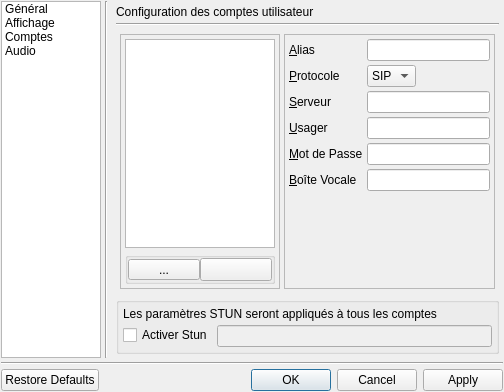
<ui version="4.0" >
 <author>Jérémy Quentin</author>
 <class>ConfigurationDialog</class>
 <widget class="QDialog" name="ConfigurationDialog" >
  <property name="geometry" >
   <rect>
    <x>0</x>
    <y>0</y>
    <width>504</width>
    <height>392</height>
   </rect>
  </property>
  <property name="minimumSize" >
   <size>
    <width>0</width>
    <height>0</height>
   </size>
  </property>
  <property name="windowTitle" >
   <string>Dialog</string>
  </property>
  <layout class="QVBoxLayout" name="verticalLayout" >
   <property name="margin" >
    <number>1</number>
   </property>
   <item>
    <layout class="QHBoxLayout" name="horizontalLayoutDialog" >
     <property name="sizeConstraint" >
      <enum>QLayout::SetDefaultConstraint</enum>
     </property>
     <item>
      <widget class="QListWidget" name="listOptions" >
       <property name="sizePolicy" >
        <sizepolicy vsizetype="Expanding" hsizetype="Preferred" >
         <horstretch>0</horstretch>
         <verstretch>0</verstretch>
        </sizepolicy>
       </property>
       <property name="minimumSize" >
        <size>
         <width>100</width>
         <height>300</height>
        </size>
       </property>
       <property name="maximumSize" >
        <size>
         <width>100</width>
         <height>16777215</height>
        </size>
       </property>
       <property name="sizeIncrement" >
        <size>
         <width>0</width>
         <height>0</height>
        </size>
       </property>
       <property name="mouseTracking" >
        <bool>false</bool>
       </property>
       <property name="contextMenuPolicy" >
        <enum>Qt::DefaultContextMenu</enum>
       </property>
       <property name="acceptDrops" >
        <bool>false</bool>
       </property>
       <property name="layoutDirection" >
        <enum>Qt::LeftToRight</enum>
       </property>
       <property name="autoFillBackground" >
        <bool>true</bool>
       </property>
       <property name="autoScrollMargin" >
        <number>16</number>
       </property>
       <property name="editTriggers" >
        <set>QAbstractItemView::AllEditTriggers</set>
       </property>
       <property name="dragEnabled" >
        <bool>true</bool>
       </property>
       <property name="iconSize" >
        <size>
         <width>200</width>
         <height>200</height>
        </size>
       </property>
       <property name="textElideMode" >
        <enum>Qt::ElideMiddle</enum>
       </property>
       <property name="verticalScrollMode" >
        <enum>QAbstractItemView::ScrollPerItem</enum>
       </property>
       <property name="horizontalScrollMode" >
        <enum>QAbstractItemView::ScrollPerItem</enum>
       </property>
       <property name="movement" >
        <enum>QListView::Static</enum>
       </property>
       <property name="flow" >
        <enum>QListView::TopToBottom</enum>
       </property>
       <property name="resizeMode" >
        <enum>QListView::Adjust</enum>
       </property>
       <property name="layoutMode" >
        <enum>QListView::SinglePass</enum>
       </property>
       <property name="viewMode" >
        <enum>QListView::IconMode</enum>
       </property>
       <property name="modelColumn" >
        <number>0</number>
       </property>
       <property name="uniformItemSizes" >
        <bool>false</bool>
       </property>
       <property name="wordWrap" >
        <bool>false</bool>
       </property>
       <property name="sortingEnabled" >
        <bool>false</bool>
       </property>
       <item>
        <property name="text" >
         <string>Général</string>
        </property>
        <property name="icon" >
         <iconset resource="../../sflphone-qt/resources.qrc" >
          <normaloff>:/Images/sflphone.png</normaloff>:/Images/sflphone.png</iconset>
        </property>
       </item>
       <item>
        <property name="text" >
         <string>Affichage</string>
        </property>
        <property name="icon" >
         <iconset resource="../../sflphone-qt/resources.qrc" >
          <normaloff>:/Images/sflphone.png</normaloff>:/Images/sflphone.png</iconset>
        </property>
       </item>
       <item>
        <property name="text" >
         <string>Comptes</string>
        </property>
        <property name="icon" >
         <iconset resource="../../sflphone-qt/resources.qrc" >
          <normaloff>:/Images/stock_person.svg</normaloff>:/Images/stock_person.svg</iconset>
        </property>
       </item>
       <item>
        <property name="text" >
         <string>Audio</string>
        </property>
        <property name="icon" >
         <iconset resource="../../sflphone-qt/resources.qrc" >
          <normaloff>:/Images/icon_volume_off.svg</normaloff>:/Images/icon_volume_off.svg</iconset>
        </property>
       </item>
      </widget>
     </item>
     <item>
      <widget class="Line" name="lineOptions" >
       <property name="orientation" >
        <enum>Qt::Vertical</enum>
       </property>
      </widget>
     </item>
     <item>
      <widget class="QStackedWidget" name="stackedWidgetOptions" >
       <property name="currentIndex" >
        <number>2</number>
       </property>
       <widget class="QWidget" name="page_General" >
        <layout class="QVBoxLayout" name="verticalLayout_18" >
         <property name="leftMargin" >
          <number>4</number>
         </property>
         <item>
          <widget class="QLabel" name="label_ConfGeneral" >
           <property name="text" >
            <string>Configuration des paramètres généraux</string>
           </property>
          </widget>
         </item>
         <item>
          <widget class="Line" name="line_ConfGeneral" >
           <property name="orientation" >
            <enum>Qt::Horizontal</enum>
           </property>
          </widget>
         </item>
         <item>
          <widget class="QGroupBox" name="groupBox1_Historique" >
           <property name="sizePolicy" >
            <sizepolicy vsizetype="Fixed" hsizetype="Preferred" >
             <horstretch>0</horstretch>
             <verstretch>0</verstretch>
            </sizepolicy>
           </property>
           <property name="title" >
            <string>Historique des appels</string>
           </property>
           <layout class="QVBoxLayout" name="verticalLayout_19" >
            <item>
             <widget class="QWidget" native="1" name="widget_CapaciteHist" >
              <layout class="QHBoxLayout" name="horizontalLayout_10" >
               <item>
                <widget class="QLabel" name="label_Capacite" >
                 <property name="text" >
                  <string>&amp;Capacité</string>
                 </property>
                 <property name="buddy" >
                  <cstring>horizontalSlider</cstring>
                 </property>
                </widget>
               </item>
               <item>
                <widget class="QSlider" name="horizontalSlider" >
                 <property name="maximum" >
                  <number>100</number>
                 </property>
                 <property name="orientation" >
                  <enum>Qt::Horizontal</enum>
                 </property>
                </widget>
               </item>
               <item>
                <widget class="QSpinBox" name="spinBox_CapaciteHist" />
               </item>
              </layout>
             </widget>
            </item>
            <item>
             <widget class="QToolButton" name="toolButtonEffacerHist" >
              <property name="text" >
               <string>&amp;Effacer l'Historique</string>
              </property>
             </widget>
            </item>
           </layout>
          </widget>
         </item>
         <item>
          <widget class="QGroupBox" name="groupBox2_Connexion" >
           <property name="sizePolicy" >
            <sizepolicy vsizetype="Fixed" hsizetype="Preferred" >
             <horstretch>0</horstretch>
             <verstretch>0</verstretch>
            </sizepolicy>
           </property>
           <property name="title" >
            <string>Connexion</string>
           </property>
           <layout class="QFormLayout" name="formLayout_12" >
            <item row="0" column="0" >
             <widget class="QLabel" name="label_PortSIP" >
              <property name="text" >
               <string>Port SIP</string>
              </property>
             </widget>
            </item>
            <item row="0" column="1" >
             <widget class="QSpinBox" name="spinBox_PortSIP" />
            </item>
           </layout>
          </widget>
         </item>
         <item>
          <widget class="QWidget" native="1" name="widget_RemplissageConfGeneral" >
           <property name="sizePolicy" >
            <sizepolicy vsizetype="Expanding" hsizetype="Preferred" >
             <horstretch>0</horstretch>
             <verstretch>0</verstretch>
            </sizepolicy>
           </property>
          </widget>
         </item>
        </layout>
       </widget>
       <widget class="QWidget" name="page_Affichage" >
        <layout class="QVBoxLayout" name="verticalLayout_9" >
         <item>
          <widget class="QLabel" name="label_ConfAffichage" >
           <property name="sizePolicy" >
            <sizepolicy vsizetype="Fixed" hsizetype="Preferred" >
             <horstretch>0</horstretch>
             <verstretch>0</verstretch>
            </sizepolicy>
           </property>
           <property name="text" >
            <string>Configuration de l'affichage</string>
           </property>
          </widget>
         </item>
         <item>
          <widget class="Line" name="line_ConfAffichage" >
           <property name="orientation" >
            <enum>Qt::Horizontal</enum>
           </property>
          </widget>
         </item>
         <item>
          <widget class="QFrame" name="frameAffichage" >
           <property name="sizePolicy" >
            <sizepolicy vsizetype="Preferred" hsizetype="Preferred" >
             <horstretch>0</horstretch>
             <verstretch>0</verstretch>
            </sizepolicy>
           </property>
           <property name="frameShape" >
            <enum>QFrame::StyledPanel</enum>
           </property>
           <property name="frameShadow" >
            <enum>QFrame::Raised</enum>
           </property>
           <layout class="QVBoxLayout" name="verticalLayout_8" >
            <item>
             <widget class="QLabel" name="label1_Notifications" >
              <property name="sizePolicy" >
               <sizepolicy vsizetype="Fixed" hsizetype="Preferred" >
                <horstretch>0</horstretch>
                <verstretch>0</verstretch>
               </sizepolicy>
              </property>
              <property name="text" >
               <string>Activer les notifications du bureau</string>
              </property>
             </widget>
            </item>
            <item>
             <widget class="QWidget" native="1" name="widget1_Notifications" >
              <property name="sizePolicy" >
               <sizepolicy vsizetype="Fixed" hsizetype="Preferred" >
                <horstretch>0</horstretch>
                <verstretch>0</verstretch>
               </sizepolicy>
              </property>
              <layout class="QHBoxLayout" name="horizontalLayout_5" >
               <item>
                <widget class="QCheckBox" name="checkBox1_NotifAppels" >
                 <property name="text" >
                  <string>&amp;Appels entrants</string>
                 </property>
                </widget>
               </item>
               <item>
                <widget class="QCheckBox" name="checkBox2_NotifMessages" >
                 <property name="text" >
                  <string>&amp;Messages vocaux</string>
                 </property>
                </widget>
               </item>
              </layout>
             </widget>
            </item>
            <item>
             <widget class="QLabel" name="label2_FenetrePrincipale" >
              <property name="sizePolicy" >
               <sizepolicy vsizetype="Fixed" hsizetype="Preferred" >
                <horstretch>0</horstretch>
                <verstretch>0</verstretch>
               </sizepolicy>
              </property>
              <property name="text" >
               <string>Faire apparaître la fenêtre principale</string>
              </property>
             </widget>
            </item>
            <item>
             <widget class="QWidget" native="1" name="widget_FenetrePrincipale" >
              <property name="sizePolicy" >
               <sizepolicy vsizetype="Fixed" hsizetype="Preferred" >
                <horstretch>0</horstretch>
                <verstretch>0</verstretch>
               </sizepolicy>
              </property>
              <layout class="QHBoxLayout" name="horizontalLayout_6" >
               <item>
                <widget class="QCheckBox" name="checkBox1_FenDemarrage" >
                 <property name="text" >
                  <string>Au &amp;démarrage</string>
                 </property>
                </widget>
               </item>
               <item>
                <widget class="QCheckBox" name="checkBox2_FenAppel" >
                 <property name="text" >
                  <string>Lors d'un appel &amp;entrant</string>
                 </property>
                </widget>
               </item>
              </layout>
             </widget>
            </item>
            <item>
             <widget class="QWidget" native="1" name="widget_5" />
            </item>
           </layout>
          </widget>
         </item>
        </layout>
       </widget>
       <widget class="QWidget" name="page_Comptes" >
        <layout class="QVBoxLayout" name="verticalLayout_2" >
         <item>
          <widget class="QLabel" name="label_ConfComptes" >
           <property name="sizePolicy" >
            <sizepolicy vsizetype="Preferred" hsizetype="Preferred" >
             <horstretch>0</horstretch>
             <verstretch>0</verstretch>
            </sizepolicy>
           </property>
           <property name="text" >
            <string>Configuration des comptes utilisateur</string>
           </property>
          </widget>
         </item>
         <item>
          <widget class="Line" name="line_ConfComptes" >
           <property name="orientation" >
            <enum>Qt::Horizontal</enum>
           </property>
          </widget>
         </item>
         <item>
          <widget class="QWidget" native="1" name="widget1_ConfComptes" >
           <layout class="QHBoxLayout" name="horizontalLayout_3" >
            <item>
             <widget class="QFrame" name="frame1_ListeComptes" >
              <property name="minimumSize" >
               <size>
                <width>0</width>
                <height>0</height>
               </size>
              </property>
              <property name="maximumSize" >
               <size>
                <width>16777215</width>
                <height>16777215</height>
               </size>
              </property>
              <property name="frameShape" >
               <enum>QFrame::StyledPanel</enum>
              </property>
              <property name="frameShadow" >
               <enum>QFrame::Raised</enum>
              </property>
              <layout class="QVBoxLayout" name="verticalLayout_6" >
               <item>
                <widget class="QListWidget" name="listWidgetComptes" >
                 <property name="sizePolicy" >
                  <sizepolicy vsizetype="Expanding" hsizetype="Fixed" >
                   <horstretch>0</horstretch>
                   <verstretch>0</verstretch>
                  </sizepolicy>
                 </property>
                 <property name="minimumSize" >
                  <size>
                   <width>150</width>
                   <height>0</height>
                  </size>
                 </property>
                 <property name="maximumSize" >
                  <size>
                   <width>150</width>
                   <height>16777215</height>
                  </size>
                 </property>
                 <property name="dragEnabled" >
                  <bool>true</bool>
                 </property>
                </widget>
               </item>
               <item>
                <widget class="QGroupBox" name="groupBoxGestionComptes" >
                 <property name="sizePolicy" >
                  <sizepolicy vsizetype="Preferred" hsizetype="Preferred" >
                   <horstretch>0</horstretch>
                   <verstretch>0</verstretch>
                  </sizepolicy>
                 </property>
                 <property name="maximumSize" >
                  <size>
                   <width>16777215</width>
                   <height>16777215</height>
                  </size>
                 </property>
                 <property name="layoutDirection" >
                  <enum>Qt::RightToLeft</enum>
                 </property>
                 <property name="title" >
                  <string/>
                 </property>
                 <property name="alignment" >
                  <set>Qt::AlignRight|Qt::AlignTrailing|Qt::AlignVCenter</set>
                 </property>
                 <layout class="QHBoxLayout" name="horizontalLayout_2" >
                  <property name="spacing" >
                   <number>0</number>
                  </property>
                  <property name="margin" >
                   <number>0</number>
                  </property>
                  <item>
                   <widget class="QToolButton" name="buttonSupprimerCompte" >
                    <property name="sizePolicy" >
                     <sizepolicy vsizetype="Fixed" hsizetype="Preferred" >
                      <horstretch>0</horstretch>
                      <verstretch>0</verstretch>
                     </sizepolicy>
                    </property>
                    <property name="text" >
                     <string/>
                    </property>
                    <property name="icon" >
                     <iconset resource="../../sflphone-qt/resources.qrc" >
                      <normaloff>:/Images/hang_up.svg</normaloff>:/Images/hang_up.svg</iconset>
                    </property>
                    <property name="shortcut" >
                     <string>+</string>
                    </property>
                   </widget>
                  </item>
                  <item>
                   <widget class="QToolButton" name="buttonNouveauCompte" >
                    <property name="sizePolicy" >
                     <sizepolicy vsizetype="Fixed" hsizetype="Preferred" >
                      <horstretch>0</horstretch>
                      <verstretch>0</verstretch>
                     </sizepolicy>
                    </property>
                    <property name="sizeIncrement" >
                     <size>
                      <width>0</width>
                      <height>0</height>
                     </size>
                    </property>
                    <property name="text" >
                     <string>...</string>
                    </property>
                    <property name="icon" >
                     <iconset resource="../../sflphone-qt/resources.qrc" >
                      <normaloff>:/Images/accept.svg</normaloff>:/Images/accept.svg</iconset>
                    </property>
                   </widget>
                  </item>
                 </layout>
                 <zorder>buttonSupprimerCompte</zorder>
                 <zorder>toolButton</zorder>
                 <zorder>toolButton_2</zorder>
                 <zorder>buttonNouveauCompte</zorder>
                </widget>
               </item>
              </layout>
             </widget>
            </item>
            <item>
             <widget class="QFrame" name="frame2_EditComptes" >
              <property name="sizePolicy" >
               <sizepolicy vsizetype="Expanding" hsizetype="Expanding" >
                <horstretch>0</horstretch>
                <verstretch>0</verstretch>
               </sizepolicy>
              </property>
              <property name="frameShape" >
               <enum>QFrame::StyledPanel</enum>
              </property>
              <property name="frameShadow" >
               <enum>QFrame::Raised</enum>
              </property>
              <layout class="QFormLayout" name="formLayout_2" >
               <property name="fieldGrowthPolicy" >
                <enum>QFormLayout::ExpandingFieldsGrow</enum>
               </property>
               <item row="0" column="0" >
                <widget class="QLabel" name="label1_Alias" >
                 <property name="text" >
                  <string>&amp;Alias</string>
                 </property>
                 <property name="buddy" >
                  <cstring>edit1_Alias</cstring>
                 </property>
                </widget>
               </item>
               <item row="0" column="1" >
                <widget class="QLineEdit" name="edit1_Alias" >
                 <property name="minimumSize" >
                  <size>
                   <width>0</width>
                   <height>0</height>
                  </size>
                 </property>
                </widget>
               </item>
               <item row="1" column="0" >
                <widget class="QLabel" name="label2_Protocole" >
                 <property name="text" >
                  <string>&amp;Protocole</string>
                 </property>
                 <property name="buddy" >
                  <cstring>edit2_Protocole</cstring>
                 </property>
                </widget>
               </item>
               <item row="2" column="0" >
                <widget class="QLabel" name="label3_Serveur" >
                 <property name="text" >
                  <string>&amp;Serveur</string>
                 </property>
                 <property name="buddy" >
                  <cstring>edit3_Serveur</cstring>
                 </property>
                </widget>
               </item>
               <item row="3" column="0" >
                <widget class="QLabel" name="label4_Usager" >
                 <property name="text" >
                  <string>&amp;Usager</string>
                 </property>
                 <property name="buddy" >
                  <cstring>edit4_Usager</cstring>
                 </property>
                </widget>
               </item>
               <item row="4" column="0" >
                <widget class="QLabel" name="label5_Mdp" >
                 <property name="text" >
                  <string>&amp;Mot de Passe</string>
                 </property>
                 <property name="buddy" >
                  <cstring>edit5_Mdp</cstring>
                 </property>
                </widget>
               </item>
               <item row="5" column="0" >
                <widget class="QLabel" name="label6_BoiteVocale" >
                 <property name="text" >
                  <string>&amp;Boîte Vocale</string>
                 </property>
                 <property name="buddy" >
                  <cstring>edit6_BoiteVocale</cstring>
                 </property>
                </widget>
               </item>
               <item row="2" column="1" >
                <widget class="QLineEdit" name="edit3_Serveur" >
                 <property name="minimumSize" >
                  <size>
                   <width>0</width>
                   <height>0</height>
                  </size>
                 </property>
                </widget>
               </item>
               <item row="3" column="1" >
                <widget class="QLineEdit" name="edit4_Usager" />
               </item>
               <item row="4" column="1" >
                <widget class="QLineEdit" name="edit5_Mdp" >
                 <property name="echoMode" >
                  <enum>QLineEdit::Password</enum>
                 </property>
                </widget>
               </item>
               <item row="5" column="1" >
                <widget class="QLineEdit" name="edit6_BoiteVocale" />
               </item>
               <item row="1" column="1" >
                <widget class="QComboBox" name="edit2_Protocole" >
                 <item>
                  <property name="text" >
                   <string>SIP</string>
                  </property>
                 </item>
                 <item>
                  <property name="text" >
                   <string>IAX</string>
                  </property>
                 </item>
                </widget>
               </item>
              </layout>
             </widget>
            </item>
           </layout>
          </widget>
         </item>
         <item>
          <widget class="QGroupBox" name="groupBox_ConfComptesCommuns" >
           <property name="title" >
            <string/>
           </property>
           <layout class="QVBoxLayout" name="verticalLayout_10" >
            <item>
             <widget class="QLabel" name="label_ConfComptesCommus" >
              <property name="text" >
               <string>Les paramètres STUN seront appliqués à tous les comptes</string>
              </property>
             </widget>
            </item>
            <item>
             <layout class="QFormLayout" name="formLayoutConfComptesCommus" >
              <property name="fieldGrowthPolicy" >
               <enum>QFormLayout::ExpandingFieldsGrow</enum>
              </property>
              <item row="0" column="0" >
               <widget class="QCheckBox" name="checkBoxStun" >
                <property name="text" >
                 <string>Activer Stun</string>
                </property>
               </widget>
              </item>
              <item row="0" column="1" >
               <widget class="QLineEdit" name="lineEdit_Stun" >
                <property name="enabled" >
                 <bool>false</bool>
                </property>
               </widget>
              </item>
             </layout>
            </item>
           </layout>
          </widget>
         </item>
        </layout>
       </widget>
       <widget class="QWidget" name="page_Audio" >
        <layout class="QVBoxLayout" name="verticalLayout_5" >
         <item>
          <widget class="QLabel" name="label_ConfAudio" >
           <property name="sizePolicy" >
            <sizepolicy vsizetype="Fixed" hsizetype="Preferred" >
             <horstretch>0</horstretch>
             <verstretch>0</verstretch>
            </sizepolicy>
           </property>
           <property name="text" >
            <string>Configuration des paramètres audio</string>
           </property>
          </widget>
         </item>
         <item>
          <widget class="Line" name="line_ConfAudio" >
           <property name="orientation" >
            <enum>Qt::Horizontal</enum>
           </property>
          </widget>
         </item>
         <item>
          <widget class="QGroupBox" name="groupBox1_Audio" >
           <property name="title" >
            <string/>
           </property>
           <layout class="QFormLayout" name="formLayout_3" >
            <item row="0" column="0" >
             <widget class="QLabel" name="label_Interface" >
              <property name="text" >
               <string>&amp;Interface audio</string>
              </property>
              <property name="buddy" >
               <cstring>comboBox_Interface</cstring>
              </property>
             </widget>
            </item>
            <item row="0" column="1" >
             <widget class="QComboBox" name="comboBox_Interface" >
              <property name="minimumSize" >
               <size>
                <width>100</width>
                <height>0</height>
               </size>
              </property>
              <item>
               <property name="text" >
                <string>ALSA</string>
               </property>
              </item>
              <item>
               <property name="text" >
                <string>PulseAudio</string>
               </property>
              </item>
             </widget>
            </item>
            <item row="1" column="0" >
             <widget class="QCheckBox" name="checkBox_Sonneries" >
              <property name="text" >
               <string>&amp;Activer les sonneries</string>
              </property>
             </widget>
            </item>
           </layout>
          </widget>
         </item>
         <item>
          <widget class="QGroupBox" name="groupBox2_Codecs" >
           <property name="title" >
            <string>&amp;Codecs</string>
           </property>
           <layout class="QGridLayout" name="gridLayout" >
            <item row="0" column="0" >
             <widget class="QTableView" name="tableViewCodecs" >
              <property name="dragEnabled" >
               <bool>true</bool>
              </property>
              <property name="sortingEnabled" >
               <bool>true</bool>
              </property>
             </widget>
            </item>
            <item row="0" column="2" >
             <layout class="QVBoxLayout" name="verticalLayout_OrdreCodecs" >
              <property name="leftMargin" >
               <number>0</number>
              </property>
              <property name="rightMargin" >
               <number>0</number>
              </property>
              <item>
               <widget class="QToolButton" name="toolButton_MonterCodec" >
                <property name="text" >
                 <string>...</string>
                </property>
               </widget>
              </item>
              <item>
               <widget class="QToolButton" name="toolButton_DescendreCodec" >
                <property name="text" >
                 <string>...</string>
                </property>
               </widget>
              </item>
             </layout>
            </item>
           </layout>
          </widget>
         </item>
         <item>
          <widget class="QStackedWidget" name="stackedWidget_ParametresSpecif" >
           <property name="sizePolicy" >
            <sizepolicy vsizetype="Fixed" hsizetype="Preferred" >
             <horstretch>0</horstretch>
             <verstretch>0</verstretch>
            </sizepolicy>
           </property>
           <property name="currentIndex" >
            <number>1</number>
           </property>
           <widget class="QWidget" name="page1_Alsa" >
            <layout class="QVBoxLayout" name="verticalLayout_20" >
             <property name="margin" >
              <number>0</number>
             </property>
             <item>
              <widget class="QGroupBox" name="groupBox_Alsa" >
               <property name="title" >
                <string>Paramètres ALSA</string>
               </property>
               <layout class="QFormLayout" name="formLayout_4" >
                <item row="2" column="1" >
                 <widget class="QComboBox" name="comboBox2_Entree" >
                  <property name="minimumSize" >
                   <size>
                    <width>100</width>
                    <height>0</height>
                   </size>
                  </property>
                 </widget>
                </item>
                <item row="2" column="0" >
                 <widget class="QLabel" name="label2_Entree" >
                  <property name="text" >
                   <string>&amp;Entrée</string>
                  </property>
                  <property name="buddy" >
                   <cstring>comboBox2_Entree</cstring>
                  </property>
                 </widget>
                </item>
                <item row="3" column="0" >
                 <widget class="QLabel" name="label3_Sortie" >
                  <property name="text" >
                   <string>&amp;Sortie</string>
                  </property>
                  <property name="buddy" >
                   <cstring>comboBox3_Sortie</cstring>
                  </property>
                 </widget>
                </item>
                <item row="3" column="1" >
                 <widget class="QComboBox" name="comboBox3_Sortie" >
                  <property name="minimumSize" >
                   <size>
                    <width>100</width>
                    <height>0</height>
                   </size>
                  </property>
                 </widget>
                </item>
                <item row="0" column="0" >
                 <widget class="QLabel" name="label1_GreffonAlsa" >
                  <property name="text" >
                   <string>&amp;Greffon ALSA</string>
                  </property>
                  <property name="buddy" >
                   <cstring>comboBox1_GreffonAlsa</cstring>
                  </property>
                 </widget>
                </item>
                <item row="0" column="1" >
                 <widget class="QComboBox" name="comboBox1_GreffonAlsa" >
                  <property name="minimumSize" >
                   <size>
                    <width>100</width>
                    <height>0</height>
                   </size>
                  </property>
                 </widget>
                </item>
               </layout>
              </widget>
             </item>
            </layout>
           </widget>
           <widget class="QWidget" name="page2_PulseAudio" >
            <layout class="QVBoxLayout" name="verticalLayout_7" >
             <item>
              <widget class="QGroupBox" name="groupBox_PulseAudio" >
               <property name="sizePolicy" >
                <sizepolicy vsizetype="Preferred" hsizetype="Expanding" >
                 <horstretch>0</horstretch>
                 <verstretch>0</verstretch>
                </sizepolicy>
               </property>
               <property name="title" >
                <string>Paramètres PulseAudio</string>
               </property>
               <layout class="QFormLayout" name="formLayout_11" >
                <item row="0" column="0" >
                 <widget class="QCheckBox" name="checkBox_ModifVolumeApps" >
                  <property name="text" >
                   <string>Autoriser à &amp;modifier le volume des autres applications</string>
                  </property>
                 </widget>
                </item>
                <item row="1" column="0" >
                 <widget class="QPushButton" name="pushButton" >
                  <property name="text" >
                   <string>PushButton</string>
                  </property>
                  <property name="default" >
                   <bool>false</bool>
                  </property>
                 </widget>
                </item>
               </layout>
              </widget>
             </item>
            </layout>
           </widget>
          </widget>
         </item>
        </layout>
       </widget>
      </widget>
     </item>
    </layout>
   </item>
   <item>
    <widget class="Line" name="lineDialog" >
     <property name="orientation" >
      <enum>Qt::Horizontal</enum>
     </property>
    </widget>
   </item>
   <item>
    <widget class="QDialogButtonBox" name="buttonBoxDialog" >
     <property name="layoutDirection" >
      <enum>Qt::LeftToRight</enum>
     </property>
     <property name="orientation" >
      <enum>Qt::Horizontal</enum>
     </property>
     <property name="standardButtons" >
      <set>QDialogButtonBox::Apply|QDialogButtonBox::Cancel|QDialogButtonBox::Ok|QDialogButtonBox::RestoreDefaults</set>
     </property>
     <property name="centerButtons" >
      <bool>false</bool>
     </property>
    </widget>
   </item>
  </layout>
 </widget>
 <layoutdefault spacing="4" margin="4" />
 <resources>
  <include location="../../sflphone-qt/resources.qrc" />
 </resources>
 <connections>
  <connection>
   <sender>buttonBoxDialog</sender>
   <signal>accepted()</signal>
   <receiver>ConfigurationDialog</receiver>
   <slot>accept()</slot>
   <hints>
    <hint type="sourcelabel" >
     <x>231</x>
     <y>390</y>
    </hint>
    <hint type="destinationlabel" >
     <x>157</x>
     <y>274</y>
    </hint>
   </hints>
  </connection>
  <connection>
   <sender>buttonBoxDialog</sender>
   <signal>rejected()</signal>
   <receiver>ConfigurationDialog</receiver>
   <slot>reject()</slot>
   <hints>
    <hint type="sourcelabel" >
     <x>299</x>
     <y>390</y>
    </hint>
    <hint type="destinationlabel" >
     <x>286</x>
     <y>274</y>
    </hint>
   </hints>
  </connection>
  <connection>
   <sender>listOptions</sender>
   <signal>currentRowChanged(int)</signal>
   <receiver>stackedWidgetOptions</receiver>
   <slot>setCurrentIndex(int)</slot>
   <hints>
    <hint type="sourcelabel" >
     <x>73</x>
     <y>92</y>
    </hint>
    <hint type="destinationlabel" >
     <x>191</x>
     <y>82</y>
    </hint>
   </hints>
  </connection>
  <connection>
   <sender>checkBoxStun</sender>
   <signal>toggled(bool)</signal>
   <receiver>lineEdit_Stun</receiver>
   <slot>setEnabled(bool)</slot>
   <hints>
    <hint type="sourcelabel" >
     <x>228</x>
     <y>319</y>
    </hint>
    <hint type="destinationlabel" >
     <x>441</x>
     <y>319</y>
    </hint>
   </hints>
  </connection>
  <connection>
   <sender>comboBox_Interface</sender>
   <signal>currentIndexChanged(int)</signal>
   <receiver>stackedWidget_ParametresSpecif</receiver>
   <slot>setCurrentIndex(int)</slot>
   <hints>
    <hint type="sourcelabel" >
     <x>378</x>
     <y>52</y>
    </hint>
    <hint type="destinationlabel" >
     <x>331</x>
     <y>342</y>
    </hint>
   </hints>
  </connection>
  <connection>
   <sender>horizontalSlider</sender>
   <signal>valueChanged(int)</signal>
   <receiver>spinBox_CapaciteHist</receiver>
   <slot>setValue(int)</slot>
   <hints>
    <hint type="sourcelabel" >
     <x>170</x>
     <y>31</y>
    </hint>
    <hint type="destinationlabel" >
     <x>196</x>
     <y>31</y>
    </hint>
   </hints>
  </connection>
  <connection>
   <sender>spinBox_CapaciteHist</sender>
   <signal>valueChanged(int)</signal>
   <receiver>horizontalSlider</receiver>
   <slot>setValue(int)</slot>
   <hints>
    <hint type="sourcelabel" >
     <x>196</x>
     <y>31</y>
    </hint>
    <hint type="destinationlabel" >
     <x>170</x>
     <y>31</y>
    </hint>
   </hints>
  </connection>
 </connections>
</ui>
